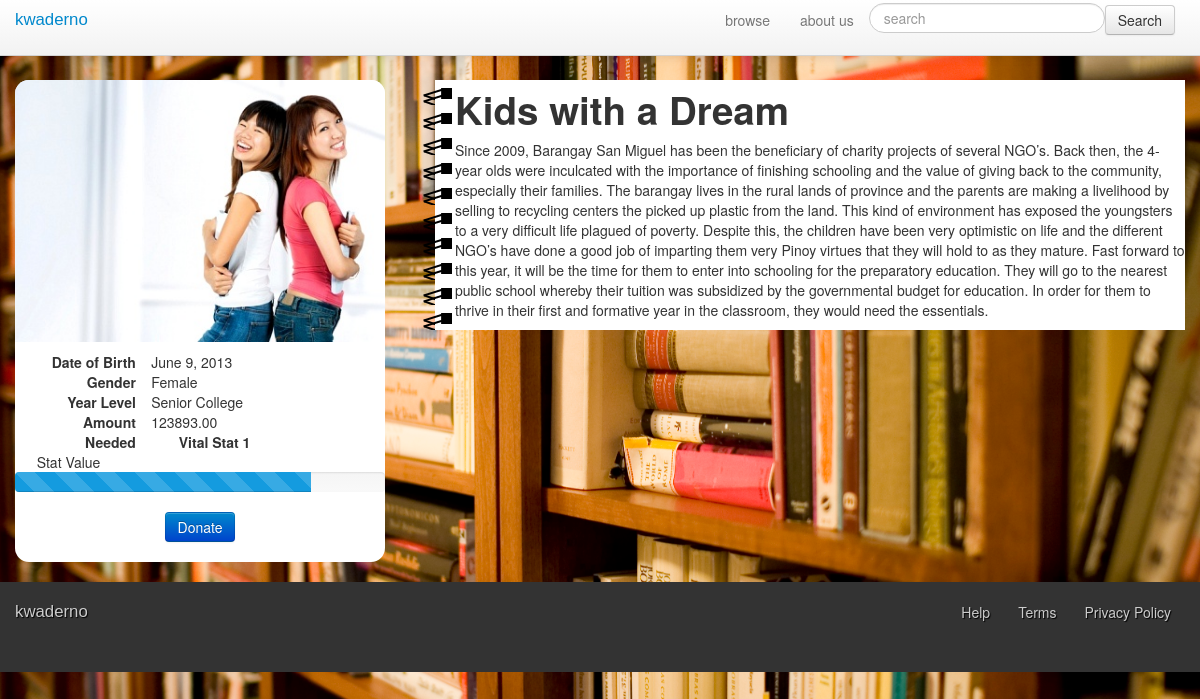
The app's page /angel/3/ with its own data.
### angel/models.py (models this page shows, shortened)
class Student(models.Model):
  first_name = models.CharField(max_length=50);
  middle_name = models.CharField(max_length=50);
  last_name = models.CharField(max_length=50);
  date_of_birth = models.DateField();
  gender = models.ForeignKey(Gender);
  image = models.ImageField(max_length=255, upload_to='media', null=True);
  amount_needed = models.DecimalField(default=0.0,max_digits=9, \
                                      decimal_places=2);
  story = models.ForeignKey(Story);
  c_year_level = models.ForeignKey(YearLevel);
  last_upd_dt = models.DateTimeField(auto_now=True);

class Gender(models.Model):
  GENDER = (('M', 'Male'),('F','Female'));
  gender = models.CharField(max_length=1,choices=GENDER,default='M');
  def get_desc(self):
    return dict(self.GENDER)[self.gender];

class YearLevel(models.Model):
  YEAR_IN_SCHOOL = (('1','Nursery'),('2','Kinder 1'),('3','Kinder 2'),\
        ('4','Grade 1'),('5','Grade 2'),('6','Grade 3'),\
        ('7','Grade 4'),('8','Grade 5'),('9','Grade 6'),('10','Freshman HS'),\
        ('11','Sophomore HS'),('11','Junior HS'),('13','Senior HS'),\
        ('14','Freshman College'),('15','Sophomore College'),\
        ('16','Junior College'),('17','Senior College'));
  year_in_school = models.CharField(max_length=2,choices=YEAR_IN_SCHOOL,\
                                    default=0);
  def get_desc(self):
    return dict(self.YEAR_IN_SCHOOL)[self.year_in_school];

class Story(models.Model):
  title = models.CharField(max_length=50);
  text = models.CharField(max_length=4000);
  create_dt = models.DateTimeField(auto_now_add=True);
  last_upd_dt = models.DateTimeField(auto_now=True);

### angel/views.py (the view)
# urls.py: url(r'^(?P<student_id>\d+)/$', views.detail, name='detail'),
def detail(request, student_id):
  return render_to_response('angel/profile.html', {"student" : Student.objects.filter(pk=student_id)[0]})

### templates/angel/profile.html (shortened to what this page needs)
{% extends "base.html" %}
{% load staticfiles %}
{% block body_class %}profile-page {% endblock %}
{% block body %}
  <div class="container main">
    <div class="row-fluid">
      <section class="span4 fixed basic-info">
        <div class="container">
          <div class="thumb">
            <img src="{{student.image.url}}">
          </div>
          <dl class="clearfix list">
            <dt>
              Date of Birth
            </dt>
            <dd>
              {{student.date_of_birth}}
            </dd>
            <dt>
              Gender
            </dt>
            <dd>
              {{student.gender.get_desc}}
            </dd>
            <dt>
              Year Level
            </dt>
            <dd>
              {{student.c_year_level.get_desc}}
            </dd>
            <dt>
              Amount Needed
            </dt>
            <dd>
             {{student.amount_needed}}
            </dd>
            <dt>
              Vital Stat 1
            </dt>
            <dd>
              Stat Value
            </dd>
          </dl>
          <div class="progress progress-striped">
            <div class="bar" style="width: 80%;">
            </div>
          </div>
          <input type="button" class="btn btn-primary" value="Donate">
        </div>
      </section>
      <section class="span8 more-info">
        <div class="container">
          <article>
            <h1>{{student.story.title}}</h1>
            {{student.story.text|linebreaks}}
          </article>
        </div>
      </section>
    </div>
  </div>
{% endblock %}

### static/css/main.css (style rules this page uses)
body { padding-top: 40px; }
.profile-page { background-image: url('../img/bookshelf.jpg'); background-position: middle center; background-size: 100%; background-attachment: fixed; }
.profile-page .main section { margin-top: 40px; }
.profile-page .basic-info { border-radius: 1em; text-align: center; }
.profile-page .basic-info .container { border-radius: 1em; width: auto; background-color: white; padding: 0 0 20px; }
dl.list { margin: 0 1em; }
dl.list dt { padding: 0 2.25% 0 1.25%; float: left; width: 30%; text-align: right; }
dl.list dd { padding: 0 1.25% 0 2.25%; float: left; width: 63%; text-align: left; margin: 0; }
.profile-page .more-info { margin-top: 40px; background-image: url('../img/spring.png'); background-repeat: repeat-y; background-color: transparent; padding-left: 40px; }
.profile-page .more-info .container { width: auto; background-color: white; }
.profile-page .basic-info .thumb img { border-radius: 1em 1em 0 0; }

### records on screen
Student: image (picture), date_of_birth "June 9, 2013", gender.get_desc "Female", c_year_level.get_desc "Senior College", amount_needed "123893.00", story "Kids with a Dream", story.text "Since 2009, Barangay San Miguel has been the beneficiary of charity projects of several NGO’s. Back then, the 4-year olds were inculcated with the importance of finishing schooling and the value of giving back to the community, especially their families. The barangay lives in the rural lands of province and the parents are making a livelihood by selling to recycling centers the picked up plastic from the land. This kind of environment has exposed the youngsters to a very difficult life plagued of poverty. Despite this, the children have been very optimistic on life and the different NGO’s have done a good job of imparting them very Pinoy virtues that they will hold to as they mature. Fast…"
